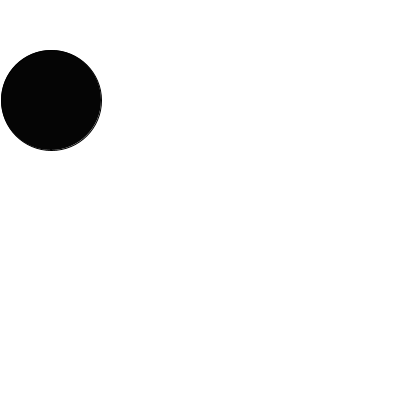
Frame 1 (no input)
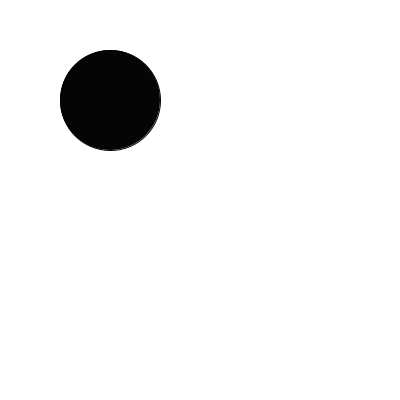
Frame 60 (the mouse pressed at the canvas centre just before this capture)
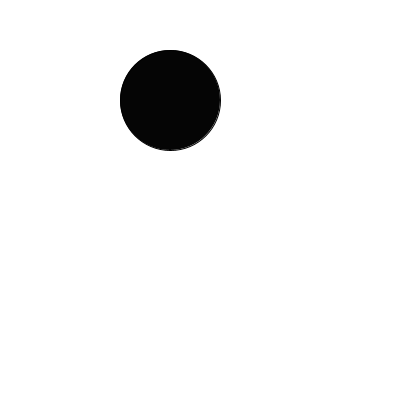
Frame 120 (the mouse held since frame 60 and released just before this capture)

The Processing sketch that drew these frames (run headless with seeded random() and noise(); from frame 60 on, the mouse is pressed at the canvas centre):

// Processing sketch: processing_114811
// ── processing_114811.pde

int diameter = 100;
int positionX = 50;
int Switch = 0;
void setup(){
  size(400,400);
}
void draw(){
  background(255);
  fill(5);
 
  if(positionX >= width-diameter/2){
    Switch = 1;
  
    }
   if(positionX == diameter/2){
    Switch = 0;
   }
   
  if (Switch==0){
   positionX++;   //position = position + 1;
 
     
    
}else{
    positionX--; }
      
 
  ellipse(positionX,100,diameter,diameter);
   }
